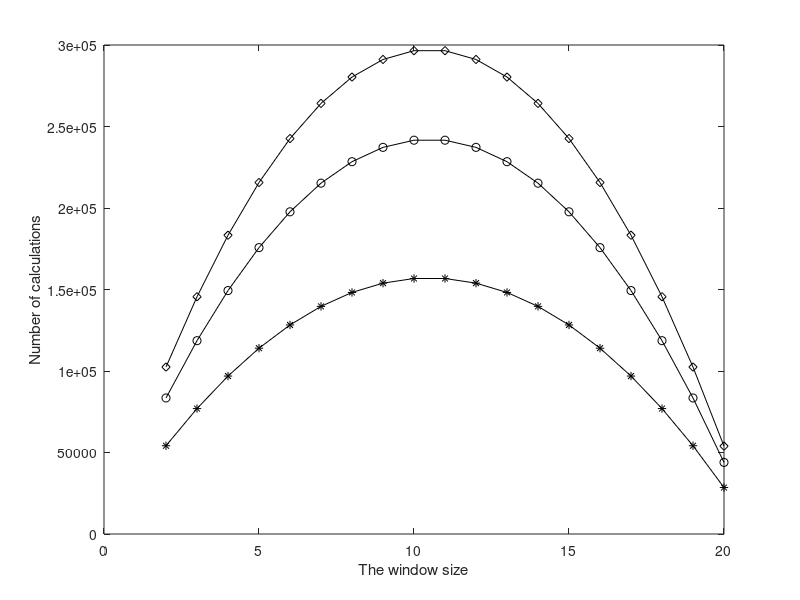

The MATLAB script that drew this image:
P1 = 36;
P2 = 45;
P3 = 50;
T1 = 20;
%T2 = 30;
%T3 = 40;
for i = 2:20
    U(i-1) = i;
    COM1(i-1) = [(P1)^2.*U(i-1) + (P1)*U(i-1)*log(P1)]*(T1-U(i-1)+1);
    COM2(i-1) = [(P2)^2.*U(i-1) + (P2)*U(i-1)*log(P2)]*(T1-U(i-1)+1);
    COM3(i-1) = [(P3)^2.*U(i-1) + (P3)*U(i-1)*log(P3)]*(T1-U(i-1)+1);
end

%(P^2+P*u).*log(P^2+P.*u).*(T-u+1);
figure(6)
plot(U,COM1,'k*-');
xlabel('The window size');
ylabel('Number of calculations');
hold on
plot(U,COM2,'ko-');
plot(U,COM3,'kd-');